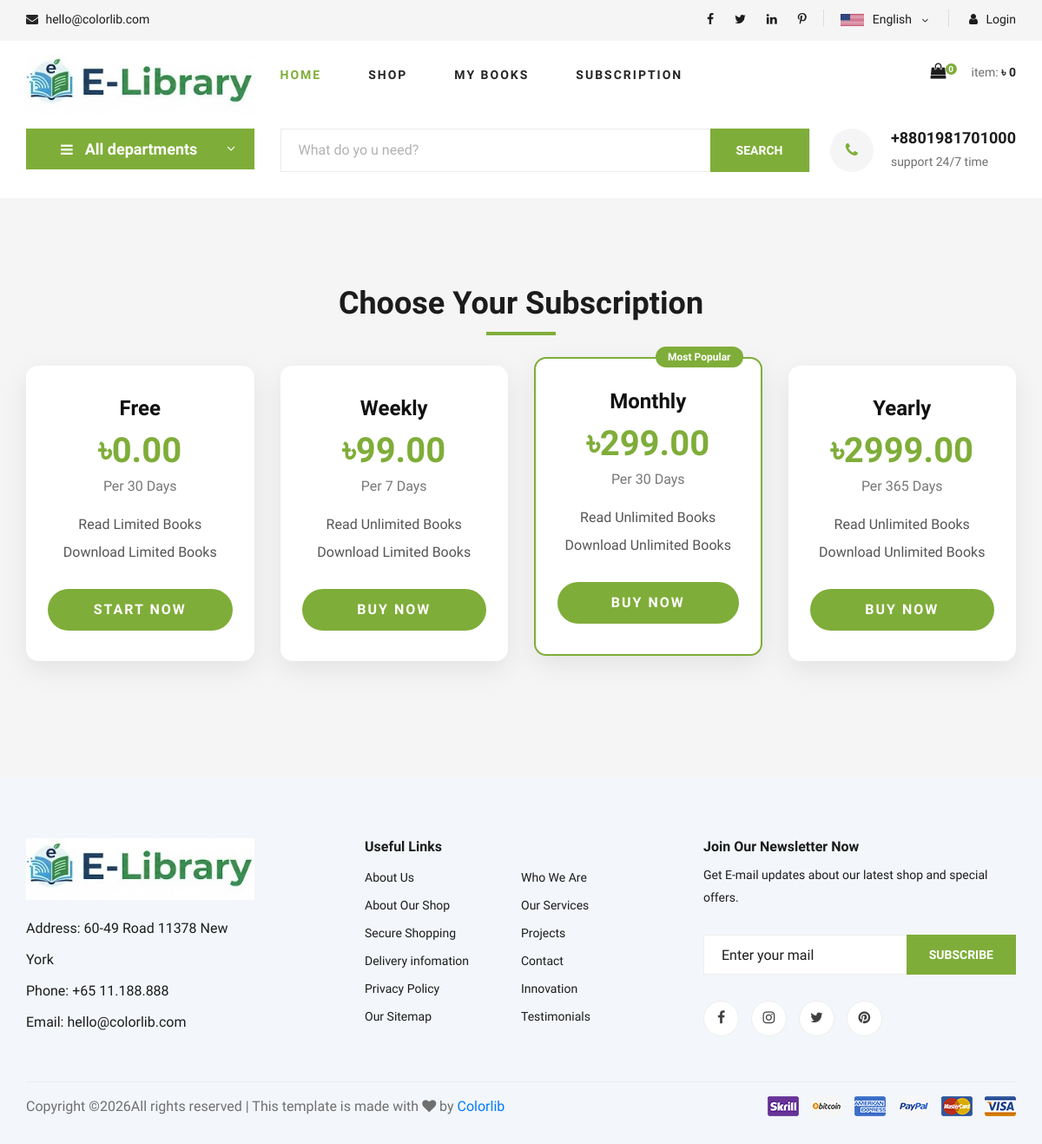
The app's page /subscription/ with its own data.
### apps/subscription/models/subscription_model.py (models this page shows, shortened)
class Subscription(BaseModel):
    name = models.CharField(max_length=100, null=False, blank=False, unique=True)
    subscription_price = models.DecimalField(max_digits=19, decimal_places=4, default=0)
    subscription_duration_days = models.IntegerField(default=7)
    active_status = models.CharField(max_length=10, choices=ActiveStatusChoices.choices, default=ActiveStatusChoices.ACTIVE)
    book_read_limit = models.CharField(
        max_length=100, choices=SubscriptionReadLimitChoices.choices, default=SubscriptionReadLimitChoices.LIMITED
    )
    max_book_read_limit = models.IntegerField(default=0)
    book_download_limit = models.CharField(
        max_length=100, choices=SubscriptionDownloadChoices.choices, default=SubscriptionDownloadChoices.LIMITED
    )
    max_book_download_limit = models.IntegerField(default=0)
    description = models.TextField(null=True, blank=True)
    class Meta:
        db_table = "subscription"
        verbose_name = "Subscription"
        verbose_name_plural = "Subscriptions"

### apps/home/views/home_view.py (the view)
# urls.py: path("subscription/", SubscriptionView.as_view(), name="home_subscription"),
class SubscriptionView(View):
    template_name = "subscription.html"  # your template path
    model_class = Subscription
    def get(self, request):
        try:
            all_categories = Category.objects.all()
            context = {
                "title": "Subscription",
                "subscription": True,
                "show_hero_banner": False,
                "all_categories": all_categories[:8],
                "hero_normal": "hero-normal",
                "subscriptions": self.model_class.objects.filter(active_status="active").order_by("id"),
            }
            return render(request, self.template_name, context)
        except Exception as e:
            logger.exception(f"ERROR:------>> Error occurred in Admin Dashboard View: {e}")
            messages.error(request, "Unable to load Subscription Page!")
            return HttpResponse("Something went wrong!")

### apps/home/context_processor.py (called while the page is built)
def all_categories(request):
    return {"all_categories": Category.objects.all()}

### apps/order/context_processors.py (called while the page is built, shortened)
def cart_summary(request):
    if not request.user.is_authenticated:
        return {
            "cart_count": 0,
            "cart_total": 0,
        }

### apps/home/templates/subscription.html (shortened to what this page needs)
{% extends 'home_base.html' %}
{% load static %}
{% block body %}
  <section class="subscription spad">
    <div class="container">
      <div class="row">
        <div class="col-lg-12 text-center">
          <div class="section-title">
            <h2>Choose Your Subscription</h2>
          </div>
        </div>
      </div>
      <div class="row">
        {% if subscriptions %}
          {% for subscription in subscriptions %}
            <div class="col-lg-3 col-md-6 col-sm-12">
              <div class="subscription__card {% if subscription.name == 'Monthly' %}active{% endif %}">
                {% if subscription.name == 'Monthly' %}
                  <span class="badge">Most Popular</span>
                {% endif %}
                <h4>{{ subscription.name|title }}</h4>
                <h2>৳{{ subscription.subscription_price|floatformat:2 }}</h2>
                <span class="duration">Per {{ subscription.subscription_duration_days }} Days</span>
                <ul>
                  <li>Read {{ subscription.book_read_limit }} Books</li>
                  <li>Download {{ subscription.book_download_limit }} Books</li>
                </ul>
                <a href="{% url 'subscription:buy_subscription' subscription.id %}" class="primary-btn">
                  {% if subscription.subscription_price > 0 %}
                    Buy Now
                  {% else %}
                    Start Now
                  {% endif %}
                </a>
              </div>
            </div>
          {% endfor %}
        {% endif %}
      </div>
    </div>
  </section>
{% endblock %}

### static/web/css/style.css (style rules this page uses)
html, body { height: 100%; font-family: "Cairo", sans-serif; -webkit-font-smoothing: antialiased; font-smoothing: antialiased; }
h1, h2, h3, h4, h5, h6 { margin: 0; color: #111111; font-weight: 400; font-family: "Cairo", sans-serif; }
h2 { font-size: 36px; }
h4 { font-size: 24px; }
ul, ol { padding: 0; margin: 0; }
.section-title { margin-bottom: 50px; text-align: center; }
.section-title h2 { color: #1c1c1c; font-weight: 700; position: relative; }
.section-title h2:after { position: absolute; left: 0; bottom: -15px; right: 0; height: 4px; width: 80px; background: #7fad39; content: ""; margin: 0 auto; }
.spad { padding-top: 100px; padding-bottom: 100px; }
.primary-btn { display: inline-block; font-size: 14px; padding: 10px 28px 10px; color: #ffffff; text-transform: uppercase; font-weight: 700; background: #7fad39; letter-spacing: 2px; }
@media only screen and (min-width: 1200px) { .container { max-width: 1170px; } }

### static/web/css/checkout.css (style rules this page uses)
.primary-btn { width: 100%; background: #7fad39; color: #fff; border: none; height: 48px; font-size: 16px; font-weight: 600; text-transform: uppercase; cursor: pointer; transition: background 0.3s; }

### static/web/css/subscription.css (style rules this page uses)
.subscription { background: #f5f5f5; }
.subscription__card { background: #ffffff; padding: 35px 25px; border-radius: 14px; text-align: center; box-shadow: 0 10px 30px rgba(0, 0, 0, 0.08); position: relative; margin-bottom: 30px; transition: all 0.3s ease; }
.subscription__card h4 { font-weight: 700; margin-bottom: 10px; }
.subscription__card h2 { font-size: 40px; font-weight: 700; color: #7fad39; margin-bottom: 5px; }
.subscription__card .duration { display: block; color: #777; margin-bottom: 20px; }
.subscription__card ul { list-style: none; padding: 0; margin-bottom: 30px; }
.subscription__card ul li { margin: 8px 0; color: #555; }
.subscription__card .primary-btn { background: #7fad39; border-radius: 30px; padding: 12px 30px; }
.subscription__card.active { border: 2px solid #7fad39; transform: translateY(-10px); }
.subscription__card .badge { position: absolute; top: -14px; right: 20px; background: #7fad39; color: #fff; padding: 6px 14px; font-size: 12px; border-radius: 20px; }

### records on screen
Subscription: name "Free", subscription_price "0.00", subscription_duration_days "30", book_read_limit "Limited", book_download_limit "Limited", shows "START NOW"
Subscription: name "Weekly", subscription_price "99.00", subscription_duration_days "7", book_read_limit "Unlimited", book_download_limit "Limited", shows "BUY NOW"
Subscription: shows "Most Popular", name "Monthly", subscription_price "299.00", subscription_duration_days "30", book_read_limit "Unlimited", book_download_limit "Unlimited", shows "BUY NOW"
Subscription: name "Yearly", subscription_price "2999.00", subscription_duration_days "365", book_read_limit "Unlimited", book_download_limit "Unlimited", shows "BUY NOW"

### other values on screen
{{ cart_count }} "0"
{{ cart_total }} "0"
